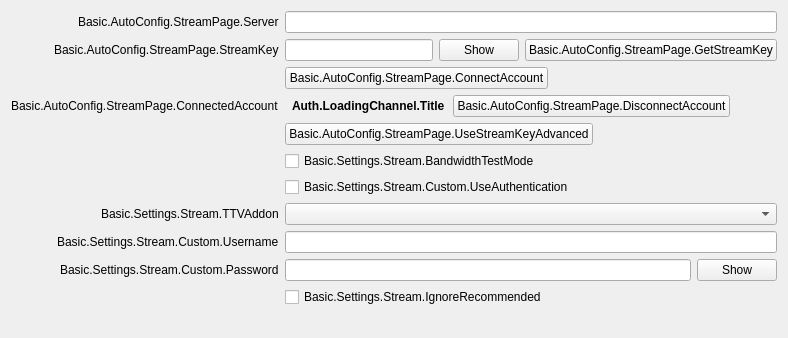
           <widget class="QWidget" name="streamKeyPage">
            <layout class="QFormLayout" name="streamkeyPageLayout">
             <property name="fieldGrowthPolicy">
              <enum>QFormLayout::AllNonFixedFieldsGrow</enum>
             </property>
             <property name="labelAlignment">
              <set>Qt::AlignRight|Qt::AlignTrailing|Qt::AlignVCenter</set>
             </property>
             <item row="0" column="0">
              <widget class="QLabel" name="serverLabel">
               <property name="text">
                <string>Basic.AutoConfig.StreamPage.Server</string>
               </property>
              </widget>
             </item>
             <item row="0" column="1">
              <widget class="QStackedWidget" name="serverStackedWidget">
               <property name="sizePolicy">
                <sizepolicy hsizetype="Preferred" vsizetype="Maximum">
                 <horstretch>0</horstretch>
                 <verstretch>0</verstretch>
                </sizepolicy>
               </property>
               <property name="currentIndex">
                <number>1</number>
               </property>
               <widget class="QWidget" name="servicePage">
                <layout class="QHBoxLayout" name="horizontalLayout_21">
                 <property name="leftMargin">
                  <number>0</number>
                 </property>
                 <property name="topMargin">
                  <number>0</number>
                 </property>
                 <property name="rightMargin">
                  <number>0</number>
                 </property>
                 <property name="bottomMargin">
                  <number>0</number>
                 </property>
                 <item>
                  <widget class="QComboBox" name="server"/>
                 </item>
                </layout>
               </widget>
               <widget class="QWidget" name="customPage">
                <layout class="QHBoxLayout" name="horizontalLayout_22">
                 <property name="leftMargin">
                  <number>0</number>
                 </property>
                 <property name="topMargin">
                  <number>0</number>
                 </property>
                 <property name="rightMargin">
                  <number>0</number>
                 </property>
                 <property name="bottomMargin">
                  <number>0</number>
                 </property>
                 <item>
                  <widget class="QLineEdit" name="customServer"/>
                 </item>
                </layout>
               </widget>
              </widget>
             </item>
             <item row="1" column="0">
              <widget class="QLabel" name="streamKeyLabel">
               <property name="text">
                <string>Basic.AutoConfig.StreamPage.StreamKey</string>
               </property>
               <property name="openExternalLinks">
                <bool>true</bool>
               </property>
               <property name="buddy">
                <cstring>key</cstring>
               </property>
              </widget>
             </item>
             <item row="1" column="1">
              <widget class="QFrame" name="streamKeyWidget">
               <layout class="QHBoxLayout" name="horizontalLayout_11">
                <property name="leftMargin">
                 <number>0</number>
                </property>
                <property name="topMargin">
                 <number>0</number>
                </property>
                <property name="rightMargin">
                 <number>0</number>
                </property>
                <property name="bottomMargin">
                 <number>0</number>
                </property>
                <item>
                 <widget class="QLineEdit" name="key">
                  <property name="inputMask">
                   <string notr="true"/>
                  </property>
                  <property name="text">
                   <string notr="true"/>
                  </property>
                  <property name="echoMode">
                   <enum>QLineEdit::Password</enum>
                  </property>
                 </widget>
                </item>
                <item>
                 <widget class="QPushButton" name="show">
                  <property name="text">
                   <string>Show</string>
                  </property>
                 </widget>
                </item>
                <item>
                 <widget class="UrlPushButton" name="getStreamKeyButton">
                  <property name="toolTip">
                   <string/>
                  </property>
                  <property name="toolTipDuration">
                   <number>-4</number>
                  </property>
                  <property name="text">
                   <string>Basic.AutoConfig.StreamPage.GetStreamKey</string>
                  </property>
                 </widget>
                </item>
               </layout>
              </widget>
             </item>
             <item row="3" column="0">
              <spacer name="horizontalSpacer_18">
               <property name="orientation">
                <enum>Qt::Horizontal</enum>
               </property>
               <property name="sizeHint" stdset="0">
                <size>
                 <width>170</width>
                 <height>8</height>
                </size>
               </property>
              </spacer>
             </item>
             <item row="4" column="1">
              <layout class="QHBoxLayout" name="horizontalLayout_23">
               <property name="spacing">
                <number>8</number>
               </property>
               <property name="leftMargin">
                <number>7</number>
               </property>
               <property name="rightMargin">
                <number>7</number>
               </property>
               <item>
                <widget class="QLabel" name="connectedAccountText">
                 <property name="styleSheet">
                  <string notr="true">font-weight: bold</string>
                 </property>
                 <property name="text">
                  <string>Auth.LoadingChannel.Title</string>
                 </property>
                </widget>
               </item>
               <item>
                <widget class="QPushButton" name="disconnectAccount">
                 <property name="text">
                  <string>Basic.AutoConfig.StreamPage.DisconnectAccount</string>
                 </property>
                </widget>
               </item>
               <item>
                <spacer name="horizontalSpacer_24">
                 <property name="orientation">
                  <enum>Qt::Horizontal</enum>
                 </property>
                 <property name="sizeHint" stdset="0">
                  <size>
                   <width>40</width>
                   <height>20</height>
                  </size>
                 </property>
                </spacer>
               </item>
              </layout>
             </item>
             <item row="6" column="1">
              <widget class="QCheckBox" name="bandwidthTestEnable">
               <property name="text">
                <string>Basic.Settings.Stream.BandwidthTestMode</string>
               </property>
              </widget>
             </item>
             <item row="7" column="1">
              <widget class="QCheckBox" name="useAuth">
               <property name="text">
                <string>Basic.Settings.Stream.Custom.UseAuthentication</string>
               </property>
              </widget>
             </item>
             <item row="9" column="0">
              <widget class="QLabel" name="authUsernameLabel">
               <property name="text">
                <string>Basic.Settings.Stream.Custom.Username</string>
               </property>
               <property name="buddy">
                <cstring>authUsername</cstring>
               </property>
              </widget>
             </item>
             <item row="9" column="1">
              <widget class="QLineEdit" name="authUsername"/>
             </item>
             <item row="10" column="0">
              <widget class="QLabel" name="authPwLabel">
               <property name="text">
                <string>Basic.Settings.Stream.Custom.Password</string>
               </property>
               <property name="buddy">
                <cstring>authPw</cstring>
               </property>
              </widget>
             </item>
             <item row="10" column="1">
              <widget class="QFrame" name="authPwWidget">
               <layout class="QHBoxLayout" name="horizontalLayout_25">
                <property name="leftMargin">
                 <number>0</number>
                </property>
                <property name="topMargin">
                 <number>0</number>
                </property>
                <property name="rightMargin">
                 <number>0</number>
                </property>
                <property name="bottomMargin">
                 <number>0</number>
                </property>
                <item>
                 <widget class="QLineEdit" name="authPw">
                  <property name="echoMode">
                   <enum>QLineEdit::Password</enum>
                  </property>
                 </widget>
                </item>
                <item>
                 <widget class="QPushButton" name="authPwShow">
                  <property name="text">
                   <string>Show</string>
                  </property>
                 </widget>
                </item>
               </layout>
              </widget>
             </item>
             <item row="8" column="1">
              <widget class="QComboBox" name="twitchAddonDropdown"/>
             </item>
             <item row="8" column="0">
              <widget class="QLabel" name="twitchAddonLabel">
               <property name="text">
                <string>Basic.Settings.Stream.TTVAddon</string>
               </property>
               <property name="buddy">
                <cstring>twitchAddonDropdown</cstring>
               </property>
              </widget>
             </item>
             <item row="11" column="1">
              <widget class="QCheckBox" name="ignoreRecommended">
               <property name="text">
                <string>Basic.Settings.Stream.IgnoreRecommended</string>
               </property>
              </widget>
             </item>
             <item row="12" column="1">
              <widget class="QLabel" name="enforceSettingsLabel">
               <property name="text">
                <string notr="true"/>
               </property>
               <property name="textFormat">
                <enum>Qt::RichText</enum>
               </property>
               <property name="openExternalLinks">
                <bool>true</bool>
               </property>
              </widget>
             </item>
             <item row="5" column="1">
              <layout class="QHBoxLayout" name="horizontalLayout_28">
               <item>
                <widget class="QPushButton" name="useStreamKeyAdv">
                 <property name="text">
                  <string>Basic.AutoConfig.StreamPage.UseStreamKeyAdvanced</string>
                 </property>
                </widget>
               </item>
               <item>
                <spacer name="horizontalSpacer_28">
                 <property name="orientation">
                  <enum>Qt::Horizontal</enum>
                 </property>
                 <property name="sizeHint" stdset="0">
                  <size>
                   <width>40</width>
                   <height>20</height>
                  </size>
                 </property>
                </spacer>
               </item>
              </layout>
             </item>
             <item row="4" column="0">
              <widget class="QLabel" name="connectedAccountLabel">
               <property name="text">
                <string>Basic.AutoConfig.StreamPage.ConnectedAccount</string>
               </property>
              </widget>
             </item>
             <item row="3" column="1">
              <layout class="QHBoxLayout" name="horizontalLayout_15">
               <item>
                <widget class="QPushButton" name="connectAccount2">
                 <property name="cursor">
                  <cursorshape>PointingHandCursor</cursorshape>
                 </property>
                 <property name="text">
                  <string>Basic.AutoConfig.StreamPage.ConnectAccount</string>
                 </property>
                </widget>
               </item>
               <item>
                <spacer name="horizontalSpacer_19">
                 <property name="orientation">
                  <enum>Qt::Horizontal</enum>
                 </property>
                 <property name="sizeHint" stdset="0">
                  <size>
                   <width>40</width>
                   <height>20</height>
                  </size>
                 </property>
                </spacer>
               </item>
              </layout>
             </item>
            </layout>
           </widget>
